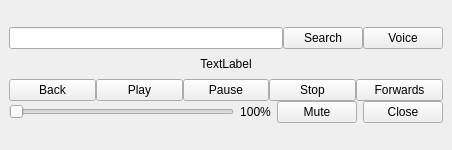
<?xml version="1.0" encoding="UTF-8"?>
<ui version="4.0">
 <class>MainWindow</class>
 <widget class="QMainWindow" name="MainWindow">
  <property name="geometry">
   <rect>
    <x>0</x>
    <y>0</y>
    <width>452</width>
    <height>150</height>
   </rect>
  </property>
  <property name="windowTitle">
   <string>PIMP</string>
  </property>
  <widget class="QWidget" name="centralwidget">
   <layout class="QGridLayout" name="gridLayout">
    <item row="0" column="0">
     <layout class="QVBoxLayout" name="verticalLayout">
      <property name="spacing">
       <number>0</number>
      </property>
      <item>
       <layout class="QHBoxLayout" name="horizontalLayout_2">
        <item>
         <widget class="QLineEdit" name="lineEdit"/>
        </item>
        <item>
         <widget class="QPushButton" name="pushButton_search">
          <property name="text">
           <string>Search</string>
          </property>
         </widget>
        </item>
        <item>
         <widget class="QPushButton" name="pushButton_voice">
          <property name="text">
           <string>Voice</string>
          </property>
         </widget>
        </item>
       </layout>
      </item>
      <item>
       <widget class="QLabel" name="label_status">
        <property name="sizePolicy">
         <sizepolicy hsizetype="Preferred" vsizetype="Fixed">
          <horstretch>0</horstretch>
          <verstretch>0</verstretch>
         </sizepolicy>
        </property>
        <property name="minimumSize">
         <size>
          <width>0</width>
          <height>30</height>
         </size>
        </property>
        <property name="text">
         <string>TextLabel</string>
        </property>
        <property name="alignment">
         <set>Qt::AlignCenter</set>
        </property>
       </widget>
      </item>
      <item>
       <layout class="QHBoxLayout" name="horizontalLayout">
        <item>
         <widget class="QPushButton" name="pushButton_back">
          <property name="sizePolicy">
           <sizepolicy hsizetype="Minimum" vsizetype="Fixed">
            <horstretch>0</horstretch>
            <verstretch>0</verstretch>
           </sizepolicy>
          </property>
          <property name="text">
           <string>Back</string>
          </property>
         </widget>
        </item>
        <item>
         <widget class="QPushButton" name="pushButton_play">
          <property name="sizePolicy">
           <sizepolicy hsizetype="Minimum" vsizetype="Fixed">
            <horstretch>0</horstretch>
            <verstretch>0</verstretch>
           </sizepolicy>
          </property>
          <property name="text">
           <string>Play</string>
          </property>
         </widget>
        </item>
        <item>
         <widget class="QPushButton" name="pushButton_pause">
          <property name="sizePolicy">
           <sizepolicy hsizetype="Minimum" vsizetype="Fixed">
            <horstretch>0</horstretch>
            <verstretch>0</verstretch>
           </sizepolicy>
          </property>
          <property name="text">
           <string>Pause</string>
          </property>
         </widget>
        </item>
        <item>
         <widget class="QPushButton" name="pushButton_stop">
          <property name="sizePolicy">
           <sizepolicy hsizetype="Minimum" vsizetype="Fixed">
            <horstretch>0</horstretch>
            <verstretch>0</verstretch>
           </sizepolicy>
          </property>
          <property name="text">
           <string>Stop</string>
          </property>
         </widget>
        </item>
        <item>
         <widget class="QPushButton" name="pushButton_forwards">
          <property name="sizePolicy">
           <sizepolicy hsizetype="Minimum" vsizetype="Fixed">
            <horstretch>0</horstretch>
            <verstretch>0</verstretch>
           </sizepolicy>
          </property>
          <property name="text">
           <string>Forwards</string>
          </property>
         </widget>
        </item>
       </layout>
      </item>
      <item>
       <layout class="QHBoxLayout" name="horizontalLayout_3">
        <property name="spacing">
         <number>6</number>
        </property>
        <item>
         <widget class="QSlider" name="horizontalSlider">
          <property name="orientation">
           <enum>Qt::Horizontal</enum>
          </property>
         </widget>
        </item>
        <item>
         <widget class="QLabel" name="label_volume">
          <property name="minimumSize">
           <size>
            <width>29</width>
            <height>0</height>
           </size>
          </property>
          <property name="text">
           <string>100%</string>
          </property>
          <property name="alignment">
           <set>Qt::AlignCenter</set>
          </property>
         </widget>
        </item>
        <item>
         <widget class="QPushButton" name="pushButton_mute">
          <property name="text">
           <string>Mute</string>
          </property>
         </widget>
        </item>
        <item>
         <widget class="QPushButton" name="pushButton_close">
          <property name="text">
           <string>Close</string>
          </property>
         </widget>
        </item>
       </layout>
      </item>
     </layout>
    </item>
   </layout>
  </widget>
 </widget>
 <resources/>
 <connections/>
</ui>
